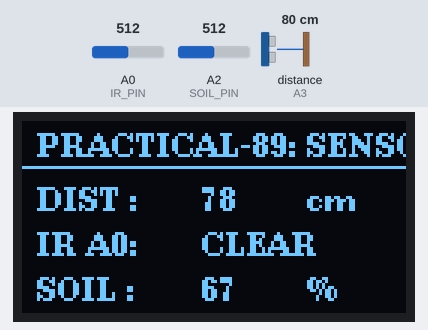
Simulated run of this sketch. Board: Arduino Uno, built with avr-gcc and run on an emulated ATmega328P. On the bench: 128×64 one-colour display. Wiring (inferred from the names in the program): ultrasonic range finder: trigger pin 5; echo A3. Inputs (shaded band) come from the test bench; at power-on: distance to the obstacle (sensor on A3) 80 cm, A0 (IR_PIN) = 512, A2 (SOIL_PIN) = 512. The echo pulse lasts 58.3 µs per cm; what the sketch prints to the serial monitor is not drawn.

Above: at 1.6 s.
1.7 s: distance to the obstacle (sensor on A3) set to 4 cm
At 3.3 s:
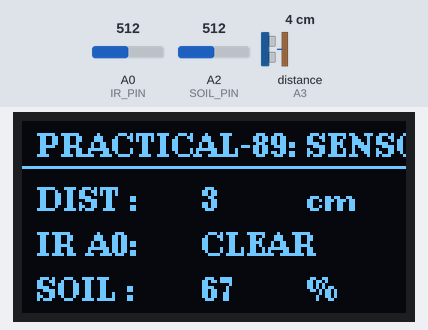
4.0 s: distance to the obstacle (sensor on A3) set to 2 cm
At 5.9 s:
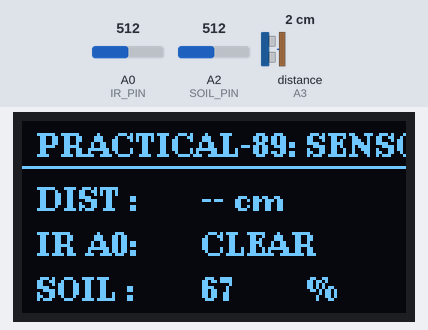
6.2 s: A0 (IR_PIN) set to 490
At 8.4 s:
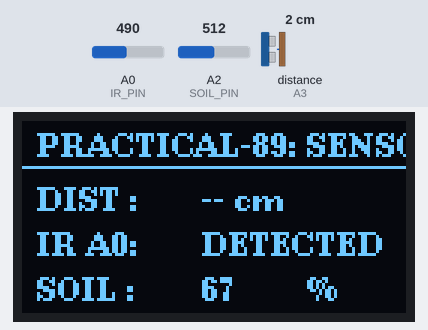
9.1 s: A2 (SOIL_PIN) set to 306
At 12.1 s:
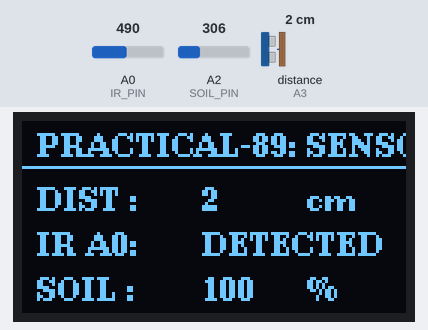
Timing chart, 0 to 13.6 s (numbered marks = the images above; inputs shaded):
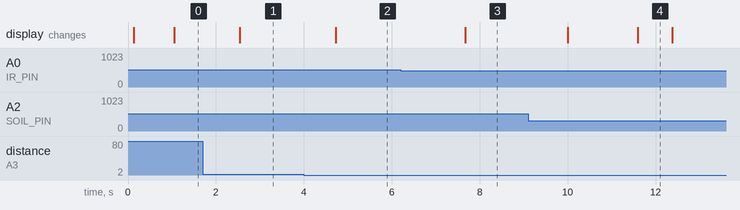

The sketch:

Practical_89.ino
```cpp
/*
==================================================
Day 45 | Practical-89: Combine Sensors + Display
Board  : Young Engineer Board
Hardware Pinout:
  - Ultrasonic Trig     : Pin D5
  - Ultrasonic Echo     : Pin A3
  - IR Sensor (Analog)  : Pin A0
  - Soil Moisture Sensor: Pin A2
  - Display             : 0.96" I2C OLED (U8g2 - RAM Safe)
==================================================
*/

#include <Wire.h>
#include <U8g2lib.h>

#define TRIG_PIN 5
#define ECHO_PIN A3
#define IR_PIN   A0
#define SOIL_PIN A2

// RAM-Safe U8g2 Constructor (128-byte page buffer)
U8G2_SSD1306_128X64_NONAME_1_HW_I2C u8g2(U8G2_R0, /* reset=*/ U8X8_PIN_NONE);

// Calibration limits for soil sensor
const int SOIL_DRY_RAW = 850;
const int SOIL_WET_RAW = 350;

// IR Threshold (Analog detection)
const int IR_DETECT_THRESHOLD = 500;

int distanceCm  = 0;
int irRawVal    = 0;
bool irDetected = false;
int soilPercent = 0;

unsigned long lastSensorRead = 0;
const unsigned long readInterval = 300; // 300ms stable refresh

int readDistance() {
  // Line settle
  digitalWrite(TRIG_PIN, LOW);
  delayMicroseconds(5);

  // 10us Trigger Pulse
  digitalWrite(TRIG_PIN, HIGH);
  delayMicroseconds(10);
  digitalWrite(TRIG_PIN, LOW);

  // Read Echo on A3 (40ms timeout)
  unsigned long duration = pulseIn(ECHO_PIN, HIGH, 40000UL);

  if (duration == 0 || duration > 30000UL) {
    return -1; // Out of range ya timeout
  }

  int cm = (int)((duration * 0.034) / 2);
  if (cm < 2 || cm > 400) return -1;
  return cm;
}

void readIR() {
  irRawVal = analogRead(IR_PIN);
  irDetected = (irRawVal < IR_DETECT_THRESHOLD);
}

int readSoil() {
  int raw = analogRead(SOIL_PIN);
  int pct = map(raw, SOIL_DRY_RAW, SOIL_WET_RAW, 0, 100);
  return constrain(pct, 0, 100);
}

void updateDashboard() {
  u8g2.firstPage();
  do {
    u8g2.setFont(u8g2_font_ncenB08_tr);
    u8g2.drawStr(5, 12, "PRACTICAL-89: SENSORS");
    u8g2.drawHLine(0, 15, 128);

    // Ultrasonic Distance (Trig D5, Echo A3)
    u8g2.drawStr(5, 30, "DIST :");
    if (distanceCm == -1) {
      u8g2.drawStr(60, 30, "-- cm");
    } else {
      char dBuf[6];
      itoa(distanceCm, dBuf, 10);
      u8g2.drawStr(60, 30, dBuf);
      u8g2.drawStr(95, 30, "cm");
    }

    // IR Sensor on A0
    u8g2.drawStr(5, 45, "IR A0:");
    if (irDetected) {
      u8g2.drawStr(60, 45, "DETECTED");
    } else {
      u8g2.drawStr(60, 45, "CLEAR");
    }

    // Soil Moisture on A2
    u8g2.drawStr(5, 60, "SOIL :");
    char sBuf[6];
    itoa(soilPercent, sBuf, 10);
    u8g2.drawStr(60, 60, sBuf);
    u8g2.drawStr(95, 60, "%");
  } while (u8g2.nextPage());
}

void setup() {
  Serial.begin(9600);
  delay(100);

  pinMode(TRIG_PIN, OUTPUT);
  pinMode(ECHO_PIN, INPUT);
  pinMode(IR_PIN, INPUT);
  pinMode(SOIL_PIN, INPUT);

  digitalWrite(TRIG_PIN, LOW);

  u8g2.begin();

  Serial.println(F("========================================"));
  Serial.println(F(" DAY 45 | PRACTICAL-89: SENSORS DASHBOARD"));
  Serial.println(F("========================================"));
  Serial.println(F("Trig: D5 | Echo: A3 | IR: A0 | Soil: A2"));
}

void loop() {
  unsigned long currentMillis = millis();

  if (currentMillis - lastSensorRead >= readInterval) {
    lastSensorRead = currentMillis;

    distanceCm  = readDistance();
    readIR();
    soilPercent = readSoil();

    updateDashboard();

    // Serial Monitor Telemetry
    Serial.print(F("Dist: "));
    if (distanceCm == -1) Serial.print(F("Out/Err"));
    else { Serial.print(distanceCm); Serial.print(F(" cm")); }
    Serial.print(F(" | IR A0: "));
    Serial.print(irDetected ? F("DETECTED") : F("CLEAR"));
    Serial.print(F(" | Soil A2: "));
    Serial.print(soilPercent);
    Serial.println(F("%"));
  }
}
```

Measured:
- the behaviour switches between 3 and 2 cm on distance to the obstacle (sensor on A3) (found by bisection; images 1 and 2)
- after the input at 1.7 s, the display: changes after 0.84 s (image 1)
- after the input at 4.0 s, the display: changes after 0.73 s (image 2)
- after the input at 6.2 s, the display: changes after 1.5 s (image 3)
- after the input at 9.1 s, the display: first changes after 0.90 s (image 4 shows a later state)
- what the display in image 4 shows lasts 0.8 s, from 11.6 s to 12.4 s
